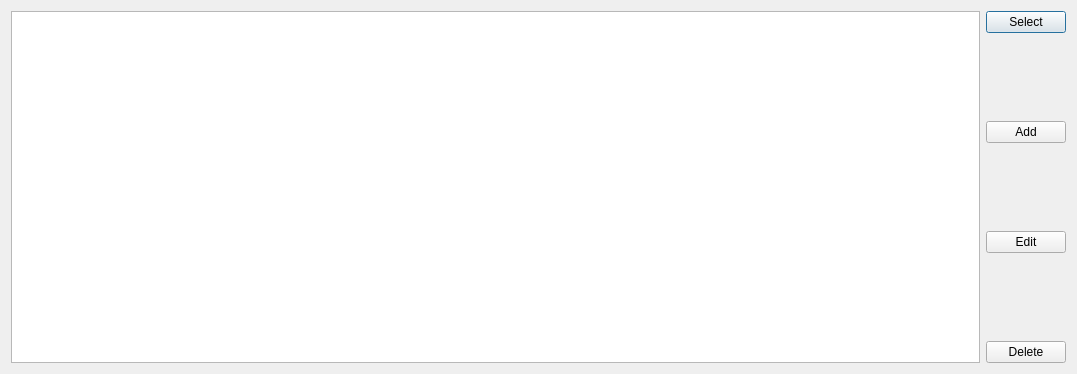
<?xml version="1.0" encoding="UTF-8"?>
<ui version="4.0">
 <class>Form</class>
 <widget class="QWidget" name="Form">
  <property name="geometry">
   <rect>
    <x>0</x>
    <y>0</y>
    <width>1077</width>
    <height>374</height>
   </rect>
  </property>
  <property name="windowTitle">
   <string>Fin selection</string>
  </property>
  <layout class="QVBoxLayout" name="verticalLayout_2">
   <item>
    <layout class="QHBoxLayout" name="horizontalLayout">
     <item>
      <widget class="QTableWidget" name="Fins_table">
       <property name="selectionMode">
        <enum>QAbstractItemView::SingleSelection</enum>
       </property>
      </widget>
     </item>
     <item>
      <layout class="QVBoxLayout" name="verticalLayout">
       <item>
        <widget class="QPushButton" name="Select_button">
         <property name="toolTip">
          <string>Select this component</string>
         </property>
         <property name="text">
          <string>Select</string>
         </property>
         <property name="default">
          <bool>true</bool>
         </property>
        </widget>
       </item>
       <item>
        <spacer name="verticalSpacer_4">
         <property name="orientation">
          <enum>Qt::Vertical</enum>
         </property>
         <property name="sizeHint" stdset="0">
          <size>
           <width>17</width>
           <height>13</height>
          </size>
         </property>
        </spacer>
       </item>
       <item>
        <widget class="QPushButton" name="Add_button">
         <property name="toolTip">
          <string>Add new Component</string>
         </property>
         <property name="text">
          <string>Add</string>
         </property>
        </widget>
       </item>
       <item>
        <spacer name="verticalSpacer">
         <property name="orientation">
          <enum>Qt::Vertical</enum>
         </property>
         <property name="sizeHint" stdset="0">
          <size>
           <width>17</width>
           <height>13</height>
          </size>
         </property>
        </spacer>
       </item>
       <item>
        <widget class="QPushButton" name="Edit_button">
         <property name="toolTip">
          <string>Edit this component</string>
         </property>
         <property name="text">
          <string>Edit</string>
         </property>
        </widget>
       </item>
       <item>
        <spacer name="verticalSpacer_6">
         <property name="orientation">
          <enum>Qt::Vertical</enum>
         </property>
         <property name="sizeHint" stdset="0">
          <size>
           <width>17</width>
           <height>13</height>
          </size>
         </property>
        </spacer>
       </item>
       <item>
        <widget class="QPushButton" name="Delete_button">
         <property name="toolTip">
          <string>delete this component</string>
         </property>
         <property name="text">
          <string>Delete</string>
         </property>
        </widget>
       </item>
      </layout>
     </item>
    </layout>
   </item>
  </layout>
 </widget>
 <resources/>
 <connections/>
</ui>
